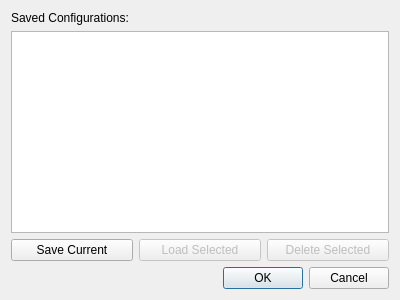
<?xml version="1.0" encoding="UTF-8"?>
<ui version="4.0">
 <class>ConfigurationDialog</class>
 <widget class="QDialog" name="ConfigurationDialog">
  <property name="geometry">
   <rect>
    <x>0</x>
    <y>0</y>
    <width>400</width>
    <height>300</height>
   </rect>
  </property>
  <property name="windowTitle">
   <string>Saved Configurations</string>
  </property>
  <layout class="QVBoxLayout" name="verticalLayout">
   <item>
    <widget class="QLabel" name="label">
     <property name="text">
      <string>Saved Configurations:</string>
     </property>
    </widget>
   </item>
   <item>
    <widget class="QListWidget" name="configList"/>
   </item>
   <item>
    <layout class="QHBoxLayout" name="horizontalLayout">
     <item>
      <widget class="QPushButton" name="saveButton">
       <property name="text">
        <string>Save Current</string>
       </property>
      </widget>
     </item>
     <item>
      <widget class="QPushButton" name="loadButton">
       <property name="enabled">
        <bool>false</bool>
       </property>
       <property name="text">
        <string>Load Selected</string>
       </property>
      </widget>
     </item>
     <item>
      <widget class="QPushButton" name="deleteButton">
       <property name="enabled">
        <bool>false</bool>
       </property>
       <property name="text">
        <string>Delete Selected</string>
       </property>
      </widget>
     </item>
    </layout>
   </item>
   <item>
    <widget class="QDialogButtonBox" name="buttonBox">
     <property name="orientation">
      <enum>Qt::Horizontal</enum>
     </property>
     <property name="standardButtons">
      <set>QDialogButtonBox::Cancel|QDialogButtonBox::Ok</set>
     </property>
    </widget>
   </item>
  </layout>
 </widget>
 <resources/>
 <connections>
  <connection>
   <sender>buttonBox</sender>
   <signal>accepted()</signal>
   <receiver>ConfigurationDialog</receiver>
   <slot>accept()</slot>
   <hints>
    <hint type="sourcelabel">
     <x>248</x>
     <y>254</y>
    </hint>
    <hint type="destinationlabel">
     <x>157</x>
     <y>274</y>
    </hint>
   </hints>
  </connection>
  <connection>
   <sender>buttonBox</sender>
   <signal>rejected()</signal>
   <receiver>ConfigurationDialog</receiver>
   <slot>reject()</slot>
   <hints>
    <hint type="sourcelabel">
     <x>316</x>
     <y>260</y>
    </hint>
    <hint type="destinationlabel">
     <x>286</x>
     <y>274</y>
    </hint>
   </hints>
  </connection>
 </connections>
</ui>
